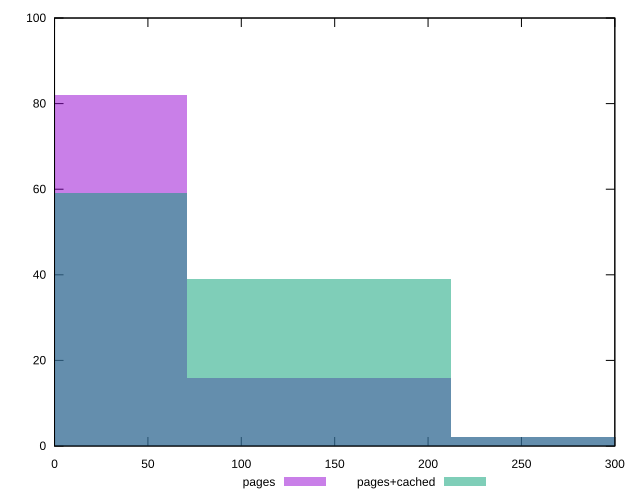

Here is the gnuplot script that generated this plot:
reset

$pages <<EOF
0 82
141.6550196053621 16
283.3100392107242 2
EOF

$pagesCached <<EOF
141.6550196053621 39
0 59
283.3100392107242 2
EOF

set key outside below
set boxwidth 141.6550196053621
set xrange [0:300]
set yrange [0:100]
set trange [0:100]
set style fill transparent solid 0.5 noborder
set terminal svg size 640, 500 enhanced background rgb 'white'
set output "report_00009_2021-02-08T22-37-41.559Z/unminified-javascript/comparison/histogram/0_vs_1.svg"

plot $pages title "pages" with boxes, \
     $pagesCached title "pages+cached" with boxes

reset
